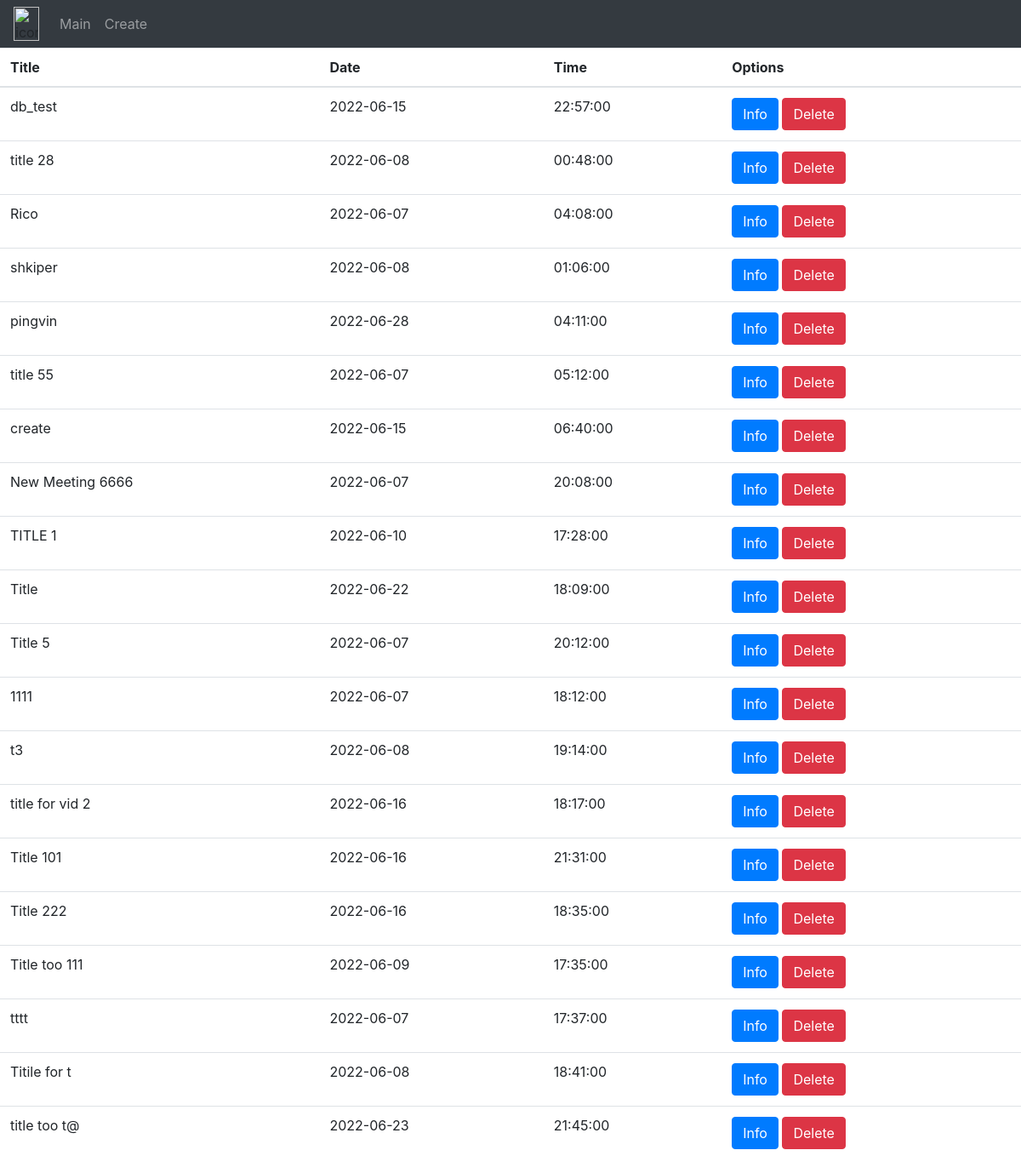
The page / on the database its author committed.
### tables this page shows
CREATE TABLE `db` (
  `id` int(11) NOT NULL,
  `date` date NOT NULL,
  `time` time NOT NULL,
  `title` varchar(255) NOT NULL,
  `address_lat` varchar(64) DEFAULT NULL,
  `address_lng` varchar(64) DEFAULT NULL,
  `country` varchar(64) NOT NULL
);

### controllers/MainController.php (called while the page is built, shortened)
<?php
require_once (ROOT .'/components/Tools.php');
require_once(ROOT . '/models/MeetingModel.php');
include_once(ROOT . '/views/layouts/header.php');
class MainController
{
    public function actionList()
    {
        $mm = new MeetingModel();
        $meetings =$mm->get_array();
        require_once(ROOT . '/views/main/list.php');
    }
}

### index.php (called while the page is built, shortened)
<?php
require_once(ROOT . '/components/Router.php');
$router = new Router();
$router->run();

### models/BaseModel.php (called while the page is built, shortened)
<?php
require_once(ROOT . '/components/DB.php');
class BaseModel
{
    private $tableName;
    protected function __construct($tableName)
    {
        $this->tableName = $tableName;
    }
    protected function getAll()
    {
        $sql = "SELECT * FROM $this->tableName;";
        return DB::run($sql);
    }
}

### components/DB.php (called while the page is built, shortened)
<?php
class DB
{
    private static $pdo = null;
    private static function pdo()
    {
        if(self::$pdo ==null)
        {
            $connString = 'mysql:host='.DB_HOST. ";dbname=". DB_NAME. ';charset=' .DB_CHARSET ;
            $options =[
                    PDO::ATTR_ERRMODE =>PDO::ERRMODE_EXCEPTION,
                    PDO::ATTR_DEFAULT_FETCH_MODE=>PDO::FETCH_ASSOC,
                    PDO::ATTR_EMULATE_PREPARES=>false,
            ];
            self::$pdo= new PDO($connString, DB_USERNAME, DB_PASS, $options);
        }
        return self::$pdo;
    }
    public static function run($sql,$args = [])
    {
        $stmt = self::pdo()->prepare($sql);
        $stmt->execute($args);
        return $stmt;
    }
}

### models/MeetingModel.php (called while the page is built, shortened)
<?php
require_once (ROOT .'/models/Meeting.php');
require_once(ROOT. '/models/BaseModel.php');
class MeetingModel extends BaseModel
{
    public function get_array()
    {
        return array_map(fn($marr) => new Meeting($marr), $this->getAll()->fetchAll());
    }
}

### models/Meeting.php (called while the page is built, shortened)
<?php
class Meeting
{
    public function __construct($fields)
    {
        $this->id = $fields['id'];
        $this->date = $fields['date'];
        $this->time =$fields["time"];
        $this->title =$fields['title'];
    }
}

### views/main/list.php (the view)
<form method="post" action="/list">
<table class="table table-hover">
    <thead>
    <tr>
        <th scope="col">Title</th>
        <th scope="col">Date</th>
        <th scope="col">Time</th>
        <th scope="col">Options</th>
    </tr>
    </thead>
    <tbody>
    <?php foreach ($meetings as $meeting): ?>
    <tr>
        <td><?=$meeting->title?></td>
        <td><?=$meeting->date?></td>
        <td><?=$meeting->time?></td>
        <td>
        <a class="btn btn-primary" href="/info/<?=$meeting->id?>"> Info</a>
        <a class="btn btn-danger" href="/delete/<?=$meeting->id?>"> Delete</a>
        </td>
    </tr>
    <?php endforeach;?>
    </tbody>
</table>
</form>
</body>
</html>

### components/Router.php (shortened to what this page needs)
<?php
    class Router
    {
        private  function getUri(){
            if(!empty($_SERVER['REQUEST_URI'])){
                $uri = $_SERVER['REQUEST_URI'];
                $uri = strtok($uri, '?');
                return trim($uri, "/");
            }
        }
        public function run()
        {
            $uri = $this->getUri();
            if($uri ==="") {
                require_once(ROOT . '/controllers/MainController.php');
                $controller = new MainController();
                $controller->actionList();
                return;
            }
        }
    }

### components/Tools.php (shortened to what this page needs)
<link rel="stylesheet" href="https://cdn.jsdelivr.net/npm/bootstrap@4.0.0/dist/css/bootstrap.min.css">

### views/layouts/header.php (shortened to what this page needs)
<!doctype html>
<html lang="en">
<head>
    <link rel="stylesheet" href="https://cdn.jsdelivr.net/npm/bootstrap@4.0.0/dist/css/bootstrap.min.css">
</head>
<body>
<nav class="navbar navbar-expand-lg navbar-dark bg-dark" style="position: sticky; top: 0; z-index: 1000;">
    <img src="https://i.ibb.co/xDRFR4G/icon.png" width="30" height="40"  onclick="goUp()"  id="icon" alt="icon">
    <div class="collapse navbar-collapse" id="navbarNav">
        <ul class="navbar-nav">
            <li class="nav-item">
                <a class="nav-link" href="/list">Main</a>
            </li>
            <li class="nav-item">
                <a class="nav-link" href="/create">Create</a>
            </li>
        </ul>
    </div>
</nav>
</body>
</html>

### components/Tools.php (style rules this page uses)
#icon { class:d-inline-block align-top; margin-right: 1rem; }

### rows shown on the page
db: title "db_test", date "2022-06-15", time "22:57:00"
db: title "title 28", date "2022-06-08", time "00:48:00"
db: title "Rico", date "2022-06-07", time "04:08:00"
db: title "shkiper", date "2022-06-08", time "01:06:00"
db: title "pingvin", date "2022-06-28", time "04:11:00"
db: title "title 55", date "2022-06-07", time "05:12:00"
db: title "create", date "2022-06-15", time "06:40:00"
db: title "New Meeting 6666", date "2022-06-07", time "20:08:00"
db: title "TITLE 1", date "2022-06-10", time "17:28:00"
db: title "Title", date "2022-06-22", time "18:09:00"
db: title "Title 5", date "2022-06-07", time "20:12:00"
db: title "1111", date "2022-06-07", time "18:12:00"
db: title "t3", date "2022-06-08", time "19:14:00"
db: title "title for vid 2", date "2022-06-16", time "18:17:00"
db: title "Title 101", date "2022-06-16", time "21:31:00"
db: title "Title 222", date "2022-06-16", time "18:35:00"
db: title "Title too 111", date "2022-06-09", time "17:35:00"
db: title "tttt", date "2022-06-07", time "17:37:00"
db: title "Titile for t", date "2022-06-08", time "18:41:00"
db: title "title too t@", date "2022-06-23", time "21:45:00"
